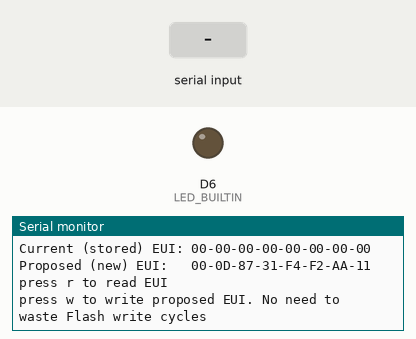
This sketch was run on a simulated Arduino MKR. On the bench: output pins drawn as LEDs (lit = HIGH), the last lines printed to the serial monitor. The test bench sets the inputs (shaded band).

Above: at 1.2 s.
1.3 s: "w" received over Serial
At 2.5 s:
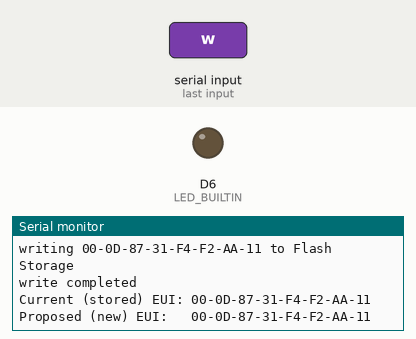
2.8 s: "W" received over Serial
At 3.6 s:
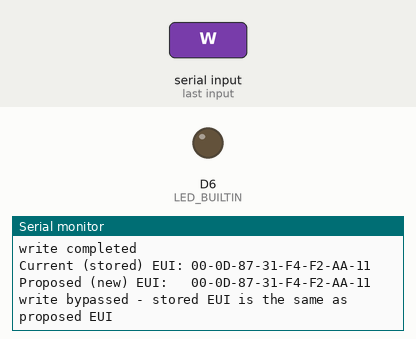
4.3 s: "1" received over Serial
At 4.7 s:
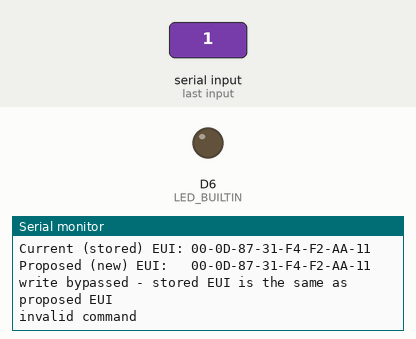

Measured:
- after the input at 1.3 s, the serial monitor: prints a new line at once (image 1)
- after the input at 2.8 s, the serial monitor: prints a new line at once (image 2)
- after the input at 4.3 s, the serial monitor: prints a new line at once (image 3)

The sketch:

FlashStorageTest.ino
```cpp
/*
 * Program / retrieve device EUI from Flash storage
 * Board: Arduino Zero (Native USB Port)
 * Hardware: Rocketscream Mini Ultra Pro V1
 *
 * V1 of the Rocketscream does not come with a pre-programmed EUI
 * This code will set a custom EUI in flash storage
 *
 */

#define EUI64_MAC_LENGTH 8

// ==========================================================================================================
// put your new EUI in the line below
static const uint8_t PROGMEM DEVEUI[EUI64_MAC_LENGTH] = { 0x00, 0x0D, 0x87, 0x31, 0xF4, 0xF2, 0xAA, 0x11 }; // <<---------
// ==========================================================================================================

#include <FlashStorage.h>

#define Serial SerialUSB    // Rocketscream serial console is direct USB

typedef struct {
  uint8_t octet[EUI64_MAC_LENGTH];  // device EUI storage
} EUIstruct;

// Reserve a portion of FLash Memory
FlashStorage(devEUIstore, EUIstruct);

// Create a variable to hold the EUI
EUIstruct devEUI;

char consoleInputChar;

void printHex2(unsigned v) {
    v &= 0xff;
    if (v < 16)
        Serial.print('0');
    Serial.print(v, HEX);
}

void printEUI() {
  int i;
  for (i=0; i<EUI64_MAC_LENGTH-1; i++) {
    printHex2(devEUI.octet[i]);
    Serial.print(F("-"));
  }
  printHex2(devEUI.octet[EUI64_MAC_LENGTH-1]);
}

void loadNewEUI() {
  int i;
  for (i=0; i<EUI64_MAC_LENGTH; i++) {
    devEUI.octet[i] = DEVEUI[i];
  }
}

void printAll() {
  devEUI = devEUIstore.read();
  Serial.print(F("Current (stored) EUI: "));
  printEUI();
  Serial.println();
  loadNewEUI();
  Serial.print(F("Proposed (new) EUI:   "));
  printEUI();
  Serial.println();
}

void printUsage() {
  Serial.println(F("press r to read EUI"));
  Serial.println(F("press w to write proposed EUI. No need to waste Flash write cycles"));
}

void setup() {
  while (!Serial && millis() < 10000);
  Serial.begin(115200);       // fixed baudrate for USB, console can be set to anything
  Serial.println(F("Starting"));

  pinMode(LED_BUILTIN, OUTPUT);
  printAll();
  printUsage();
}

bool writeToFlash() {
  int i;
  bool writeRequired = false;

  // check if the stored EUI is the same as the proposed
  devEUI = devEUIstore.read();
  for (i=0; i<EUI64_MAC_LENGTH; i++) {
    if (devEUI.octet[i] != DEVEUI[i]) {
      writeRequired = true; }
  }
  if (writeRequired) {
    loadNewEUI();
    Serial.print(F("writing "));
    printEUI();
    Serial.println(F(" to Flash Storage"));
    devEUIstore.write(devEUI);
    Serial.println(F("write completed"));
    printAll();
  } else {
    Serial.println(F("write bypassed - stored EUI is the same as proposed EUI"));
  }
  return true;
}

bool recvOneChar() {
  if (Serial.available() > 0) {
    consoleInputChar = Serial.read();
    return true;
  }
  return false;
}

void handleCommand(char cmd) {
  switch (cmd) {
    case 'r':
    case 'R':
      //Serial.println(F("read command"));
      printAll();
      break;
    case 'w':
    case 'W':
      //Serial.println(F("write command"));
      writeToFlash();
      break;
    default:
      Serial.println(F("invalid command"));
      break;
  }
}

void loop() {
  if (recvOneChar()) {
    if (consoleInputChar > ' ')
      handleCommand(consoleInputChar);
  }
}
```
